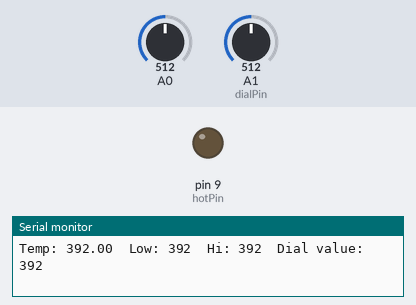
A sketch run on a simulated Arduino Uno, built with avr-gcc and run on an emulated ATmega328P. Shown: output pins drawn as LEDs (lit = HIGH), the last lines printed to the serial monitor. The inputs (shaded band) are chosen by the test bench; at power-on: A0 = 512, A1 (dialPin) = 512.

Above: at 1.2 s.
1.3 s: A0 set to 525
At 2.0 s:
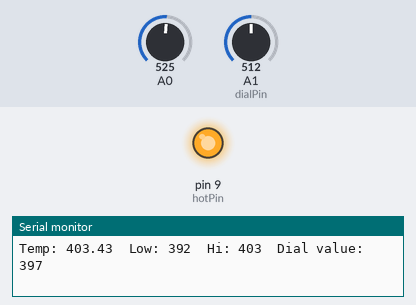
3.0 s: A0 set to 511
At 3.3 s:
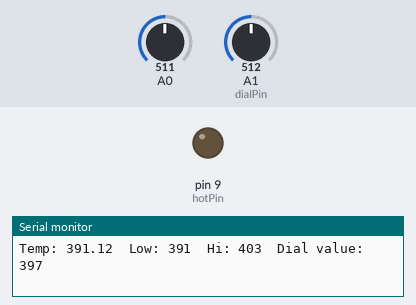
4.5 s: A1 (dialPin) set to 89
6.0 s: A1 (dialPin) set to 77
At 7.1 s:
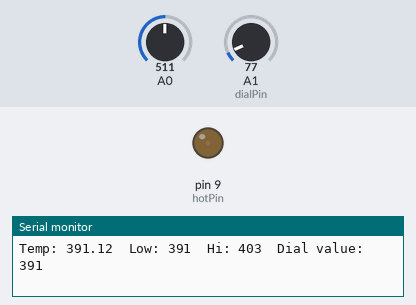
7.5 s: A0 set to 716
At 8.4 s:
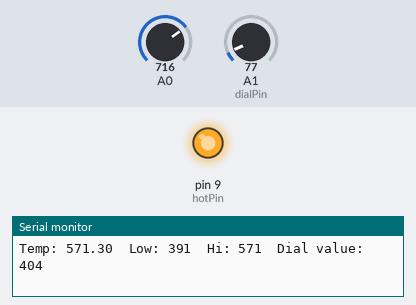
Timing chart, 0 to 10.0 s (numbered marks = the images above; inputs shaded):
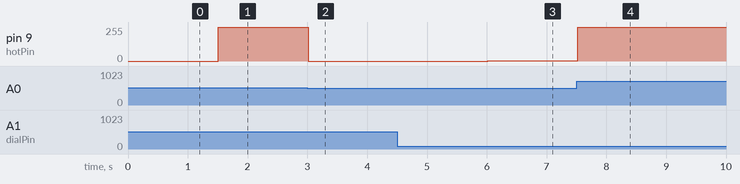

The sketch:

Circuit_07_Modified.ino
```cpp
const int temperaturePin = 0;
const int dialPin = 1;
const int hotPin = 9;

float voltage, degreesC, degreesF;
int highestTemp, lowestTemp, prevTemp;

void setup()
{
  Serial.begin(9600);
  pinMode(hotPin, OUTPUT);

  voltage = getVoltage(temperaturePin);
  degreesC = (voltage - 0.5) * 100.0;
  degreesF = degreesC * (9.0/5.0) + 32.0;

  highestTemp = degreesF;
  lowestTemp = degreesF;
  prevTemp = degreesF;
}


void loop()
{
  int dialValue, lightValue;

  voltage = getVoltage(temperaturePin);
  degreesC = (voltage - 0.5) * 100.0;
  degreesF = degreesC * (9.0/5.0) + 32.0;

  //Serial.print("voltage: ");
  //Serial.print(voltage);
  //Serial.print("  deg C: ");
  //Serial.print(degreesC);
  //Serial.print("deg F: ");
  //Serial.println(degreesF);

 // if((degreesF > prevTemp*1.25)||(degreesF < prevTemp*0.75)){
    //The thermoresistor sometimes spikes in value, which can throw off our highestTemp.
    //This function ensures that the any given temperature reading cannot be more than 10% hotter or cooler than the last one.
    //degreesF = prevTemp;
 // } else {
    prevTemp = degreesF;
 // }

  if(degreesF > highestTemp){
    highestTemp = degreesF;
  } else if (degreesF < lowestTemp) {
    lowestTemp = degreesF;
  }

  dialValue = analogRead(dialPin);
  dialValue = map(dialValue, 0, 1023, lowestTemp, highestTemp);
  dialValue = constrain(dialValue, lowestTemp, highestTemp);

  if(dialValue < degreesF){
    lightValue = ((degreesF-dialValue)/(highestTemp - dialValue))*255;
    analogWrite(hotPin, lightValue);
  } else {
    analogWrite(hotPin, 0);
  }
  Serial.print("Temp: ");
  Serial.print(degreesF);
  Serial.print("  Low: ");
  Serial.print(lowestTemp);
  Serial.print("  Hi: ");
  Serial.print(highestTemp);
  Serial.print("  Dial value: ");
  Serial.println(dialValue);


  delay(500);

}


float getVoltage(int pin)
{
  return (analogRead(pin) * 0.004882814);

}
```

Measured:
- the behaviour switches between 513 and 514 on A0 (found by bisection; images 0 and 1)
- after the input at 1.3 s, pin 9 (hotPin): 0/255 → 255/255 after 0.21 s
- after the input at 3.0 s, pin 9 (hotPin): 255/255 → 0/255 at once
- after the input at 6.0 s, pin 9 (hotPin): 0/255 → 2/255 at once
- after the input at 7.5 s, pin 9 (hotPin): 2/255 → 255/255 at once
